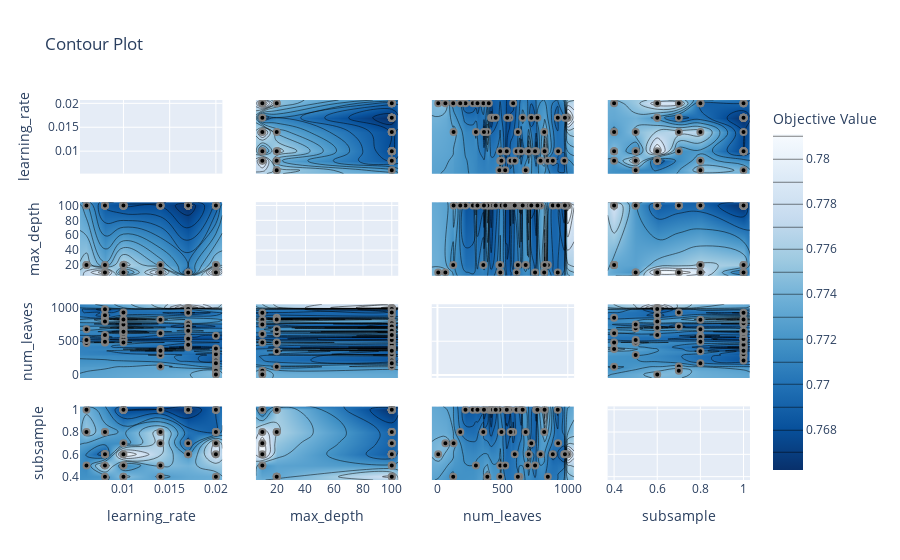

Notebook code for this chart:
### Code cell
optuna.visualization.plot_contour(study, params=['num_leaves',
                            'max_depth',
                            'subsample',
                            'learning_rate',
                            'subsample'])

### Figure 1 — Plotly figure (JSON) as saved in the notebook; plotly's stock layout.template omitted (floating-point values rounded to 4 significant figures; data arrays with more than 128 entries replaced by an {"elided": "..."} marker saying what was removed)
{"data": [{"type": "scatter", "xaxis": "x", "yaxis": "y"}, {"colorbar": {"title": {"text": "Objective Value"}}, "colorscale": [[0, "rgb(247,251,255)"], [0.125, "rgb(222,235,247)"], [0.25, "rgb(198,219,239)"], [0.375, "rgb(158,202,225)"], [0.5, "rgb(107,174,214)"], [0.625, "rgb(66,146,198)"], [0.75, "rgb(33,113,181)"], [0.875, "rgb(8,81,156)"], [1, "rgb(8,48,107)"]], "connectgaps": true, "contours": {"coloring": "heatmap"}, "hoverinfo": "none", "line": {"smoothing": 1.3}, "reversescale": true, "showscale": true, "type": "contour", "x": [0.0053, 0.006, 0.008, 0.01, 0.014, 0.017, 0.02, 0.0207], "xaxis": "x5", "y": [5.5, 10, 20, 100, 104.5], "yaxis": "y5", "z": [[null, null, null, null, null, null, null, null], [null, null, 0.78, 0.7719, 0.779, 0.7691, 0.7811, null], [null, 0.7757, 0.7732, 0.7765, 0.7736, null, 0.7751, null], [null, 0.7722, 0.7687, 0.7678, 0.7679, 0.7662, 0.7693, null], [null, null, null, null, null, null, null, null]]}, {"marker": {"color": "black", "line": {"color": "Gray", "width": 2}}, "mode": "markers", "name": "Feasible Trial", "showlegend": false, "type": "scatter", "x": [0.008, 0.02, 0.014, 0.014, 0.01, 0.014, 0.01, 0.02, 0.014, 0.02, 0.017, 0.006, 0.02, 0.006, 0.008, 0.008, 0.008, 0.017, 0.02, 0.008, 0.008, 0.02, 0.02, 0.02, 0.02, 0.02, 0.01, 0.01, 0.01, 0.01, 0.008, 0.017, 0.017, 0.017, 0.017, 0.017, 0.017, 0.017, 0.01, 0.01, 0.01, 0.01, 0.014, 0.017, 0.006, 0.01, 0.017, 0.008, 0.01, 0.014], "xaxis": "x5", "y": [10, 20, 100, 10, 100, 20, 100, 100, 100, 10, 100, 20, 20, 20, 20, 100, 100, 100, 100, 100, 100, 100, 100, 100, 100, 10, 100, 100, 100, 10, 100, 100, 100, 100, 100, 10, 100, 100, 100, 100, 10, 100, 100, 100, 100, 20, 100, 100, 20, 100], "yaxis": "y5"}, {"colorbar": {"title": {"text": "Objective Value"}}, "colorscale": [[0, "rgb(247,251,255)"], [0.125, "rgb(222,235,247)"], [0.25, "rgb(198,219,239)"], [0.375, "rgb(158,202,225)"], [0.5, "rgb(107,174,214)"], [0.625, "rgb(66,146,198)"], [0.75, "rgb(33,113,181)"], [0.875, "rgb(8,81,156)"], [1, "rgb(8,48,107)"]], "connectgaps": true, "contours": {"coloring": "heatmap"}, "hoverinfo": "none", "line": {"smoothing": 1.3}, "reversescale": true, "showscale": false, "type": "contour", "x": [0.0053, 0.006, 0.008, 0.01, 0.014, 0.017, 0.02, 0.0207], "xaxis": "x9", "y": [-43.65, 6, 61, 121, 124, 175, 215, 272, 295, 307, 352, 357, 383, 394, 412, 425, 447, 475, 481, 482, 491, 520, 527, 532, 535, 553, 561, 581, 593, 607, 617, 630, 642, 654, 677, 691, 700, 720, 749, 757, 767, 791, 819, 822, 847, 885, 923, 926, 973, 978, 999, 1049.0], "yaxis": "y9", "z": {"elided": "52x8 float values"}}, {"marker": {"color": "black", "line": {"color": "Gray", "width": 2}}, "mode": "markers", "name": "Feasible Trial", "showlegend": false, "type": "scatter", "x": [0.008, 0.02, 0.014, 0.014, 0.01, 0.014, 0.01, 0.02, 0.014, 0.02, 0.017, 0.006, 0.02, 0.006, 0.008, 0.008, 0.008, 0.017, 0.02, 0.008, 0.008, 0.02, 0.02, 0.02, 0.02, 0.02, 0.01, 0.01, 0.01, 0.01, 0.008, 0.017, 0.017, 0.017, 0.017, 0.017, 0.017, 0.017, 0.01, 0.01, 0.01, 0.01, 0.014, 0.017, 0.006, 0.01, 0.017, 0.008, 0.01, 0.014], "xaxis": "x9", "y": [482, 121, 124, 819, 630, 617, 691, 581, 295, 61, 999, 475, 352, 677, 847, 885, 973, 978, 272, 791, 561, 307, 394, 215, 175, 6, 757, 926, 700, 749, 491, 553, 535, 412, 425, 923, 767, 447, 527, 532, 607, 642, 383, 720, 520, 822, 654, 593, 481, 357], "yaxis": "y9"}, {"colorbar": {"title": {"text": "Objective Value"}}, "colorscale": [[0, "rgb(247,251,255)"], [0.125, "rgb(222,235,247)"], [0.25, "rgb(198,219,239)"], [0.375, "rgb(158,202,225)"], [0.5, "rgb(107,174,214)"], [0.625, "rgb(66,146,198)"], [0.75, "rgb(33,113,181)"], [0.875, "rgb(8,81,156)"], [1, "rgb(8,48,107)"]], "connectgaps": true, "contours": {"coloring": "heatmap"}, "hoverinfo": "none", "line": {"smoothing": 1.3}, "reversescale": true, "showscale": false, "type": "contour", "x": [0.0053, 0.006, 0.008, 0.01, 0.014, 0.017, 0.02, 0.0207], "xaxis": "x13", "y": [0.37, 0.4, 0.5, 0.6, 0.7, 0.8, 1, 1.03], "yaxis": "y13", "z": [[null, null, null, null, null, null, null, null], [null, null, 0.7732, 0.7765, 0.7736, null, 0.7751, null], [null, 0.7722, 0.78, 0.7719, 0.7763, null, null, null], [null, null, 0.7687, 0.7841, null, 0.7734, 0.7812, null], [null, null, null, 0.7728, 0.779, 0.7692, 0.7811, null], [null, 0.7771, 0.7749, null, 0.779, null, 0.7693, null], [null, 0.7757, null, 0.7678, 0.7679, 0.7662, 0.7699, null], [null, null, null, null, null, null, null, null]]}, {"marker": {"color": "black", "line": {"color": "Gray", "width": 2}}, "mode": "markers", "name": "Feasible Trial", "showlegend": false, "type": "scatter", "x": [0.008, 0.02, 0.014, 0.014, 0.01, 0.014, 0.01, 0.02, 0.014, 0.02, 0.017, 0.006, 0.02, 0.006, 0.008, 0.008, 0.008, 0.017, 0.02, 0.008, 0.008, 0.02, 0.02, 0.02, 0.02, 0.02, 0.01, 0.01, 0.01, 0.01, 0.008, 0.017, 0.017, 0.017, 0.017, 0.017, 0.017, 0.017, 0.01, 0.01, 0.01, 0.01, 0.014, 0.017, 0.006, 0.01, 0.017, 0.008, 0.01, 0.014], "xaxis": "x13", "y": [0.5, 0.4, 0.7, 0.8, 0.4, 0.4, 0.5, 0.8, 0.5, 0.7, 0.6, 1, 0.8, 0.8, 0.4, 0.6, 0.6, 0.6, 1, 0.6, 0.8, 1, 1, 1, 0.8, 0.6, 1, 0.7, 0.6, 0.5, 0.8, 1, 1, 1, 1, 1, 1, 1, 1, 1, 1, 1, 0.4, 0.7, 0.5, 1, 1, 0.6, 0.4, 1], "yaxis": "y13"}, {"colorbar": {"title": {"text": "Objective Value"}}, "colorscale": [[0, "rgb(247,251,255)"], [0.125, "rgb(222,235,247)"], [0.25, "rgb(198,219,239)"], [0.375, "rgb(158,202,225)"], [0.5, "rgb(107,174,214)"], [0.625, "rgb(66,146,198)"], [0.75, "rgb(33,113,181)"], [0.875, "rgb(8,81,156)"], [1, "rgb(8,48,107)"]], "connectgaps": true, "contours": {"coloring": "heatmap"}, "hoverinfo": "none", "line": {"smoothing": 1.3}, "reversescale": true, "showscale": false, "type": "contour", "x": [5.5, 10, 20, 100, 104.5], "xaxis": "x2", "y": [0.0053, 0.006, 0.008, 0.01, 0.014, 0.017, 0.02, 0.0207], "yaxis": "y2", "z": [[null, null, null, null, null], [null, null, 0.7757, 0.7722, null], [null, 0.78, 0.7732, 0.7687, null], [null, 0.7719, 0.7765, 0.7678, null], [null, 0.779, 0.7736, 0.7679, null], [null, 0.7691, null, 0.7662, null], [null, 0.7811, 0.7751, 0.7693, null], [null, null, null, null, null]]}, {"marker": {"color": "black", "line": {"color": "Gray", "width": 2}}, "mode": "markers", "name": "Feasible Trial", "showlegend": false, "type": "scatter", "x": [10, 20, 100, 10, 100, 20, 100, 100, 100, 10, 100, 20, 20, 20, 20, 100, 100, 100, 100, 100, 100, 100, 100, 100, 100, 10, 100, 100, 100, 10, 100, 100, 100, 100, 100, 10, 100, 100, 100, 100, 10, 100, 100, 100, 100, 20, 100, 100, 20, 100], "xaxis": "x2", "y": [0.008, 0.02, 0.014, 0.014, 0.01, 0.014, 0.01, 0.02, 0.014, 0.02, 0.017, 0.006, 0.02, 0.006, 0.008, 0.008, 0.008, 0.017, 0.02, 0.008, 0.008, 0.02, 0.02, 0.02, 0.02, 0.02, 0.01, 0.01, 0.01, 0.01, 0.008, 0.017, 0.017, 0.017, 0.017, 0.017, 0.017, 0.017, 0.01, 0.01, 0.01, 0.01, 0.014, 0.017, 0.006, 0.01, 0.017, 0.008, 0.01, 0.014], "yaxis": "y2"}, {"type": "scatter", "xaxis": "x6", "yaxis": "y6"}, {"colorbar": {"title": {"text": "Objective Value"}}, "colorscale": [[0, "rgb(247,251,255)"], [0.125, "rgb(222,235,247)"], [0.25, "rgb(198,219,239)"], [0.375, "rgb(158,202,225)"], [0.5, "rgb(107,174,214)"], [0.625, "rgb(66,146,198)"], [0.75, "rgb(33,113,181)"], [0.875, "rgb(8,81,156)"], [1, "rgb(8,48,107)"]], "connectgaps": true, "contours": {"coloring": "heatmap"}, "hoverinfo": "none", "line": {"smoothing": 1.3}, "reversescale": true, "showscale": false, "type": "contour", "x": [5.5, 10, 20, 100, 104.5], "xaxis": "x10", "y": [-43.65, 6, 61, 121, 124, 175, 215, 272, 295, 307, 352, 357, 383, 394, 412, 425, 447, 475, 481, 482, 491, 520, 527, 532, 535, 553, 561, 581, 593, 607, 617, 630, 642, 654, 677, 691, 700, 720, 749, 757, 767, 791, 819, 822, 847, 885, 923, 926, 973, 978, 999, 1049.0], "yaxis": "y10", "z": {"elided": "52x5 float values"}}, {"marker": {"color": "black", "line": {"color": "Gray", "width": 2}}, "mode": "markers", "name": "Feasible Trial", "showlegend": false, "type": "scatter", "x": [10, 20, 100, 10, 100, 20, 100, 100, 100, 10, 100, 20, 20, 20, 20, 100, 100, 100, 100, 100, 100, 100, 100, 100, 100, 10, 100, 100, 100, 10, 100, 100, 100, 100, 100, 10, 100, 100, 100, 100, 10, 100, 100, 100, 100, 20, 100, 100, 20, 100], "xaxis": "x10", "y": [482, 121, 124, 819, 630, 617, 691, 581, 295, 61, 999, 475, 352, 677, 847, 885, 973, 978, 272, 791, 561, 307, 394, 215, 175, 6, 757, 926, 700, 749, 491, 553, 535, 412, 425, 923, 767, 447, 527, 532, 607, 642, 383, 720, 520, 822, 654, 593, 481, 357], "yaxis": "y10"}, {"colorbar": {"title": {"text": "Objective Value"}}, "colorscale": [[0, "rgb(247,251,255)"], [0.125, "rgb(222,235,247)"], [0.25, "rgb(198,219,239)"], [0.375, "rgb(158,202,225)"], [0.5, "rgb(107,174,214)"], [0.625, "rgb(66,146,198)"], [0.75, "rgb(33,113,181)"], [0.875, "rgb(8,81,156)"], [1, "rgb(8,48,107)"]], "connectgaps": true, "contours": {"coloring": "heatmap"}, "hoverinfo": "none", "line": {"smoothing": 1.3}, "reversescale": true, "showscale": false, "type": "contour", "x": [5.5, 10, 20, 100, 104.5], "xaxis": "x14", "y": [0.37, 0.4, 0.5, 0.6, 0.7, 0.8, 1, 1.03], "yaxis": "y14", "z": [[null, null, null, null, null], [null, null, 0.7732, 0.7784, null], [null, 0.7719, null, 0.7722, null], [null, 0.7812, null, 0.7687, null], [null, 0.7811, null, 0.7692, null], [null, 0.779, 0.7762, 0.7693, null], [null, 0.7691, 0.7757, 0.7662, null], [null, null, null, null, null]]}, {"marker": {"color": "black", "line": {"color": "Gray", "width": 2}}, "mode": "markers", "name": "Feasible Trial", "showlegend": false, "type": "scatter", "x": [10, 20, 100, 10, 100, 20, 100, 100, 100, 10, 100, 20, 20, 20, 20, 100, 100, 100, 100, 100, 100, 100, 100, 100, 100, 10, 100, 100, 100, 10, 100, 100, 100, 100, 100, 10, 100, 100, 100, 100, 10, 100, 100, 100, 100, 20, 100, 100, 20, 100], "xaxis": "x14", "y": [0.5, 0.4, 0.7, 0.8, 0.4, 0.4, 0.5, 0.8, 0.5, 0.7, 0.6, 1, 0.8, 0.8, 0.4, 0.6, 0.6, 0.6, 1, 0.6, 0.8, 1, 1, 1, 0.8, 0.6, 1, 0.7, 0.6, 0.5, 0.8, 1, 1, 1, 1, 1, 1, 1, 1, 1, 1, 1, 0.4, 0.7, 0.5, 1, 1, 0.6, 0.4, 1], "yaxis": "y14"}, {"colorbar": {"title": {"text": "Objective Value"}}, "colorscale": [[0, "rgb(247,251,255)"], [0.125, "rgb(222,235,247)"], [0.25, "rgb(198,219,239)"], [0.375, "rgb(158,202,225)"], [0.5, "rgb(107,174,214)"], [0.625, "rgb(66,146,198)"], [0.75, "rgb(33,113,181)"], [0.875, "rgb(8,81,156)"], [1, "rgb(8,48,107)"]], "connectgaps": true, "contours": {"coloring": "heatmap"}, "hoverinfo": "none", "line": {"smoothing": 1.3}, "reversescale": true, "showscale": false, "type": "contour", "x": [-43.65, 6, 61, 121, 124, 175, 215, 272, 295, 307, 352, 357, 383, 394, 412, 425, 447, 475, 481, 482, 491, 520, 527, 532, 535, 553, 561, 581, 593, 607, 617, 630, 642, 654, 677, 691, 700, 720, 749, 757, 767, 791, 819, 822, 847, 885, 923, 926, 973, 978, 999, 1049.0], "xaxis": "x3", "y": [0.0053, 0.006, 0.008, 0.01, 0.014, 0.017, 0.02, 0.0207], "yaxis": "y3", "z": {"elided": "8x52 float values"}}, {"marker": {"color": "black", "line": {"color": "Gray", "width": 2}}, "mode": "markers", "name": "Feasible Trial", "showlegend": false, "type": "scatter", "x": [482, 121, 124, 819, 630, 617, 691, 581, 295, 61, 999, 475, 352, 677, 847, 885, 973, 978, 272, 791, 561, 307, 394, 215, 175, 6, 757, 926, 700, 749, 491, 553, 535, 412, 425, 923, 767, 447, 527, 532, 607, 642, 383, 720, 520, 822, 654, 593, 481, 357], "xaxis": "x3", "y": [0.008, 0.02, 0.014, 0.014, 0.01, 0.014, 0.01, 0.02, 0.014, 0.02, 0.017, 0.006, 0.02, 0.006, 0.008, 0.008, 0.008, 0.017, 0.02, 0.008, 0.008, 0.02, 0.02, 0.02, 0.02, 0.02, 0.01, 0.01, 0.01, 0.01, 0.008, 0.017, 0.017, 0.017, 0.017, 0.017, 0.017, 0.017, 0.01, 0.01, 0.01, 0.01, 0.014, 0.017, 0.006, 0.01, 0.017, 0.008, 0.01, 0.014], "yaxis": "y3"}, {"colorbar": {"title": {"text": "Objective Value"}}, "colorscale": [[0, "rgb(247,251,255)"], [0.125, "rgb(222,235,247)"], [0.25, "rgb(198,219,239)"], [0.375, "rgb(158,202,225)"], [0.5, "rgb(107,174,214)"], [0.625, "rgb(66,146,198)"], [0.75, "rgb(33,113,181)"], [0.875, "rgb(8,81,156)"], [1, "rgb(8,48,107)"]], "connectgaps": true, "contours": {"coloring": "heatmap"}, "hoverinfo": "none", "line": {"smoothing": 1.3}, "reversescale": true, "showscale": false, "type": "contour", "x": [-43.65, 6, 61, 121, 124, 175, 215, 272, 295, 307, 352, 357, 383, 394, 412, 425, 447, 475, 481, 482, 491, 520, 527, 532, 535, 553, 561, 581, 593, 607, 617, 630, 642, 654, 677, 691, 700, 720, 749, 757, 767, 791, 819, 822, 847, 885, 923, 926, 973, 978, 999, 1049.0], "xaxis": "x7", "y": [5.5, 10, 20, 100, 104.5], "yaxis": "y7", "z": {"elided": "5x52 float values"}}, {"marker": {"color": "black", "line": {"color": "Gray", "width": 2}}, "mode": "markers", "name": "Feasible Trial", "showlegend": false, "type": "scatter", "x": [482, 121, 124, 819, 630, 617, 691, 581, 295, 61, 999, 475, 352, 677, 847, 885, 973, 978, 272, 791, 561, 307, 394, 215, 175, 6, 757, 926, 700, 749, 491, 553, 535, 412, 425, 923, 767, 447, 527, 532, 607, 642, 383, 720, 520, 822, 654, 593, 481, 357], "xaxis": "x7", "y": [10, 20, 100, 10, 100, 20, 100, 100, 100, 10, 100, 20, 20, 20, 20, 100, 100, 100, 100, 100, 100, 100, 100, 100, 100, 10, 100, 100, 100, 10, 100, 100, 100, 100, 100, 10, 100, 100, 100, 100, 10, 100, 100, 100, 100, 20, 100, 100, 20, 100], "yaxis": "y7"}, {"type": "scatter", "xaxis": "x11", "yaxis": "y11"}, {"colorbar": {"title": {"text": "Objective Value"}}, "colorscale": [[0, "rgb(247,251,255)"], [0.125, "rgb(222,235,247)"], [0.25, "rgb(198,219,239)"], [0.375, "rgb(158,202,225)"], [0.5, "rgb(107,174,214)"], [0.625, "rgb(66,146,198)"], [0.75, "rgb(33,113,181)"], [0.875, "rgb(8,81,156)"], [1, "rgb(8,48,107)"]], "connectgaps": true, "contours": {"coloring": "heatmap"}, "hoverinfo": "none", "line": {"smoothing": 1.3}, "reversescale": true, "showscale": false, "type": "contour", "x": [-43.65, 6, 61, 121, 124, 175, 215, 272, 295, 307, 352, 357, 383, 394, 412, 425, 447, 475, 481, 482, 491, 520, 527, 532, 535, 553, 561, 581, 593, 607, 617, 630, 642, 654, 677, 691, 700, 720, 749, 757, 767, 791, 819, 822, 847, 885, 923, 926, 973, 978, 999, 1049.0], "xaxis": "x15", "y": [0.37, 0.4, 0.5, 0.6, 0.7, 0.8, 1, 1.03], "yaxis": "y15", "z": {"elided": "8x52 float values"}}, {"marker": {"color": "black", "line": {"color": "Gray", "width": 2}}, "mode": "markers", "name": "Feasible Trial", "showlegend": false, "type": "scatter", "x": [482, 121, 124, 819, 630, 617, 691, 581, 295, 61, 999, 475, 352, 677, 847, 885, 973, 978, 272, 791, 561, 307, 394, 215, 175, 6, 757, 926, 700, 749, 491, 553, 535, 412, 425, 923, 767, 447, 527, 532, 607, 642, 383, 720, 520, 822, 654, 593, 481, 357], "xaxis": "x15", "y": [0.5, 0.4, 0.7, 0.8, 0.4, 0.4, 0.5, 0.8, 0.5, 0.7, 0.6, 1, 0.8, 0.8, 0.4, 0.6, 0.6, 0.6, 1, 0.6, 0.8, 1, 1, 1, 0.8, 0.6, 1, 0.7, 0.6, 0.5, 0.8, 1, 1, 1, 1, 1, 1, 1, 1, 1, 1, 1, 0.4, 0.7, 0.5, 1, 1, 0.6, 0.4, 1], "yaxis": "y15"}, {"colorbar": {"title": {"text": "Objective Value"}}, "colorscale": [[0, "rgb(247,251,255)"], [0.125, "rgb(222,235,247)"], [0.25, "rgb(198,219,239)"], [0.375, "rgb(158,202,225)"], [0.5, "rgb(107,174,214)"], [0.625, "rgb(66,146,198)"], [0.75, "rgb(33,113,181)"], [0.875, "rgb(8,81,156)"], [1, "rgb(8,48,107)"]], "connectgaps": true, "contours": {"coloring": "heatmap"}, "hoverinfo": "none", "line": {"smoothing": 1.3}, "reversescale": true, "showscale": false, "type": "contour", "x": [0.37, 0.4, 0.5, 0.6, 0.7, 0.8, 1, 1.03], "xaxis": "x4", "y": [0.0053, 0.006, 0.008, 0.01, 0.014, 0.017, 0.02, 0.0207], "yaxis": "y4", "z": [[null, null, null, null, null, null, null, null], [null, null, 0.7722, null, null, 0.7771, 0.7757, null], [null, 0.7732, 0.78, 0.7687, null, 0.7749, null, null], [null, 0.7765, 0.7719, 0.7841, 0.7728, null, 0.7678, null], [null, 0.7736, 0.7763, null, 0.779, 0.779, 0.7679, null], [null, null, null, 0.7734, 0.7692, null, 0.7662, null], [null, 0.7751, null, 0.7812, 0.7811, 0.7693, 0.7699, null], [null, null, null, null, null, null, null, null]]}, {"marker": {"color": "black", "line": {"color": "Gray", "width": 2}}, "mode": "markers", "name": "Feasible Trial", "showlegend": false, "type": "scatter", "x": [0.5, 0.4, 0.7, 0.8, 0.4, 0.4, 0.5, 0.8, 0.5, 0.7, 0.6, 1, 0.8, 0.8, 0.4, 0.6, 0.6, 0.6, 1, 0.6, 0.8, 1, 1, 1, 0.8, 0.6, 1, 0.7, 0.6, 0.5, 0.8, 1, 1, 1, 1, 1, 1, 1, 1, 1, 1, 1, 0.4, 0.7, 0.5, 1, 1, 0.6, 0.4, 1], "xaxis": "x4", "y": [0.008, 0.02, 0.014, 0.014, 0.01, 0.014, 0.01, 0.02, 0.014, 0.02, 0.017, 0.006, 0.02, 0.006, 0.008, 0.008, 0.008, 0.017, 0.02, 0.008, 0.008, 0.02, 0.02, 0.02, 0.02, 0.02, 0.01, 0.01, 0.01, 0.01, 0.008, 0.017, 0.017, 0.017, 0.017, 0.017, 0.017, 0.017, 0.01, 0.01, 0.01, 0.01, 0.014, 0.017, 0.006, 0.01, 0.017, 0.008, 0.01, 0.014], "yaxis": "y4"}, {"colorbar": {"title": {"text": "Objective Value"}}, "colorscale": [[0, "rgb(247,251,255)"], [0.125, "rgb(222,235,247)"], [0.25, "rgb(198,219,239)"], [0.375, "rgb(158,202,225)"], [0.5, "rgb(107,174,214)"], [0.625, "rgb(66,146,198)"], [0.75, "rgb(33,113,181)"], [0.875, "rgb(8,81,156)"], [1, "rgb(8,48,107)"]], "connectgaps": true, "contours": {"coloring": "heatmap"}, "hoverinfo": "none", "line": {"smoothing": 1.3}, "reversescale": true, "showscale": false, "type": "contour", "x": [0.37, 0.4, 0.5, 0.6, 0.7, 0.8, 1, 1.03], "xaxis": "x8", "y": [5.5, 10, 20, 100, 104.5], "yaxis": "y8", "z": [[null, null, null, null, null, null, null, null], [null, null, 0.7719, 0.7812, 0.7811, 0.779, 0.7691, null], [null, 0.7732, null, null, null, 0.7762, 0.7757, null], [null, 0.7784, 0.7722, 0.7687, 0.7692, 0.7693, 0.7662, null], [null, null, null, null, null, null, null, null]]}, {"marker": {"color": "black", "line": {"color": "Gray", "width": 2}}, "mode": "markers", "name": "Feasible Trial", "showlegend": false, "type": "scatter", "x": [0.5, 0.4, 0.7, 0.8, 0.4, 0.4, 0.5, 0.8, 0.5, 0.7, 0.6, 1, 0.8, 0.8, 0.4, 0.6, 0.6, 0.6, 1, 0.6, 0.8, 1, 1, 1, 0.8, 0.6, 1, 0.7, 0.6, 0.5, 0.8, 1, 1, 1, 1, 1, 1, 1, 1, 1, 1, 1, 0.4, 0.7, 0.5, 1, 1, 0.6, 0.4, 1], "xaxis": "x8", "y": [10, 20, 100, 10, 100, 20, 100, 100, 100, 10, 100, 20, 20, 20, 20, 100, 100, 100, 100, 100, 100, 100, 100, 100, 100, 10, 100, 100, 100, 10, 100, 100, 100, 100, 100, 10, 100, 100, 100, 100, 10, 100, 100, 100, 100, 20, 100, 100, 20, 100], "yaxis": "y8"}, {"colorbar": {"title": {"text": "Objective Value"}}, "colorscale": [[0, "rgb(247,251,255)"], [0.125, "rgb(222,235,247)"], [0.25, "rgb(198,219,239)"], [0.375, "rgb(158,202,225)"], [0.5, "rgb(107,174,214)"], [0.625, "rgb(66,146,198)"], [0.75, "rgb(33,113,181)"], [0.875, "rgb(8,81,156)"], [1, "rgb(8,48,107)"]], "connectgaps": true, "contours": {"coloring": "heatmap"}, "hoverinfo": "none", "line": {"smoothing": 1.3}, "reversescale": true, "showscale": false, "type": "contour", "x": [0.37, 0.4, 0.5, 0.6, 0.7, 0.8, 1, 1.03], "xaxis": "x12", "y": [-43.65, 6, 61, 121, 124, 175, 215, 272, 295, 307, 352, 357, 383, 394, 412, 425, 447, 475, 481, 482, 491, 520, 527, 532, 535, 553, 561, 581, 593, 607, 617, 630, 642, 654, 677, 691, 700, 720, 749, 757, 767, 791, 819, 822, 847, 885, 923, 926, 973, 978, 999, 1049.0], "yaxis": "y12", "z": {"elided": "52x8 float values"}}, {"marker": {"color": "black", "line": {"color": "Gray", "width": 2}}, "mode": "markers", "name": "Feasible Trial", "showlegend": false, "type": "scatter", "x": [0.5, 0.4, 0.7, 0.8, 0.4, 0.4, 0.5, 0.8, 0.5, 0.7, 0.6, 1, 0.8, 0.8, 0.4, 0.6, 0.6, 0.6, 1, 0.6, 0.8, 1, 1, 1, 0.8, 0.6, 1, 0.7, 0.6, 0.5, 0.8, 1, 1, 1, 1, 1, 1, 1, 1, 1, 1, 1, 0.4, 0.7, 0.5, 1, 1, 0.6, 0.4, 1], "xaxis": "x12", "y": [482, 121, 124, 819, 630, 617, 691, 581, 295, 61, 999, 475, 352, 677, 847, 885, 973, 978, 272, 791, 561, 307, 394, 215, 175, 6, 757, 926, 700, 749, 491, 553, 535, 412, 425, 923, 767, 447, 527, 532, 607, 642, 383, 720, 520, 822, 654, 593, 481, 357], "yaxis": "y12"}, {"type": "scatter", "xaxis": "x16", "yaxis": "y16"}], "layout": {"title": {"text": "Contour Plot"}, "xaxis": {"anchor": "y", "domain": [0, 0.2125], "matches": "x13", "range": [0.0053, 0.0207], "showticklabels": false}, "xaxis10": {"anchor": "y10", "domain": [0.2625, 0.475], "matches": "x14", "range": [5.5, 104.5], "showticklabels": false}, "xaxis11": {"anchor": "y11", "domain": [0.525, 0.7375], "matches": "x15", "range": [-43.65, 1049.0], "showticklabels": false}, "xaxis12": {"anchor": "y12", "domain": [0.7875, 1], "matches": "x16", "range": [0.37, 1.03], "showticklabels": false}, "xaxis13": {"anchor": "y13", "domain": [0, 0.2125], "range": [0.0053, 0.0207], "title": {"text": "learning_rate"}}, "xaxis14": {"anchor": "y14", "domain": [0.2625, 0.475], "range": [5.5, 104.5], "title": {"text": "max_depth"}}, "xaxis15": {"anchor": "y15", "domain": [0.525, 0.7375], "range": [-43.65, 1049.0], "title": {"text": "num_leaves"}}, "xaxis16": {"anchor": "y16", "domain": [0.7875, 1], "range": [0.37, 1.03], "title": {"text": "subsample"}}, "xaxis2": {"anchor": "y2", "domain": [0.2625, 0.475], "matches": "x14", "range": [5.5, 104.5], "showticklabels": false}, "xaxis3": {"anchor": "y3", "domain": [0.525, 0.7375], "matches": "x15", "range": [-43.65, 1049.0], "showticklabels": false}, "xaxis4": {"anchor": "y4", "domain": [0.7875, 1], "matches": "x16", "range": [0.37, 1.03], "showticklabels": false}, "xaxis5": {"anchor": "y5", "domain": [0, 0.2125], "matches": "x13", "range": [0.0053, 0.0207], "showticklabels": false}, "xaxis6": {"anchor": "y6", "domain": [0.2625, 0.475], "matches": "x14", "range": [5.5, 104.5], "showticklabels": false}, "xaxis7": {"anchor": "y7", "domain": [0.525, 0.7375], "matches": "x15", "range": [-43.65, 1049.0], "showticklabels": false}, "xaxis8": {"anchor": "y8", "domain": [0.7875, 1], "matches": "x16", "range": [0.37, 1.03], "showticklabels": false}, "xaxis9": {"anchor": "y9", "domain": [0, 0.2125], "matches": "x13", "range": [0.0053, 0.0207], "showticklabels": false}, "yaxis": {"anchor": "x", "domain": [0.8063, 1], "range": [0.0053, 0.0207], "title": {"text": "learning_rate"}}, "yaxis10": {"anchor": "x10", "domain": [0.2687, 0.4625], "matches": "y9", "range": [-43.65, 1049.0], "showticklabels": false}, "yaxis11": {"anchor": "x11", "domain": [0.2687, 0.4625], "matches": "y9", "range": [-43.65, 1049.0], "showticklabels": false}, "yaxis12": {"anchor": "x12", "domain": [0.2687, 0.4625], "matches": "y9", "range": [-43.65, 1049.0], "showticklabels": false}, "yaxis13": {"anchor": "x13", "domain": [0, 0.1938], "range": [0.37, 1.03], "title": {"text": "subsample"}}, "yaxis14": {"anchor": "x14", "domain": [0, 0.1938], "matches": "y13", "range": [0.37, 1.03], "showticklabels": false}, "yaxis15": {"anchor": "x15", "domain": [0, 0.1938], "matches": "y13", "range": [0.37, 1.03], "showticklabels": false}, "yaxis16": {"anchor": "x16", "domain": [0, 0.1938], "matches": "y13", "range": [0.37, 1.03], "showticklabels": false}, "yaxis2": {"anchor": "x2", "domain": [0.8063, 1], "matches": "y", "range": [0.0053, 0.0207], "showticklabels": false}, "yaxis3": {"anchor": "x3", "domain": [0.8063, 1], "matches": "y", "range": [0.0053, 0.0207], "showticklabels": false}, "yaxis4": {"anchor": "x4", "domain": [0.8063, 1], "matches": "y", "range": [0.0053, 0.0207], "showticklabels": false}, "yaxis5": {"anchor": "x5", "domain": [0.5375, 0.7312], "range": [5.5, 104.5], "title": {"text": "max_depth"}}, "yaxis6": {"anchor": "x6", "domain": [0.5375, 0.7312], "matches": "y5", "range": [5.5, 104.5], "showticklabels": false}, "yaxis7": {"anchor": "x7", "domain": [0.5375, 0.7312], "matches": "y5", "range": [5.5, 104.5], "showticklabels": false}, "yaxis8": {"anchor": "x8", "domain": [0.5375, 0.7312], "matches": "y5", "range": [5.5, 104.5], "showticklabels": false}, "yaxis9": {"anchor": "x9", "domain": [0.2687, 0.4625], "range": [-43.65, 1049.0], "title": {"text": "num_leaves"}}}}
